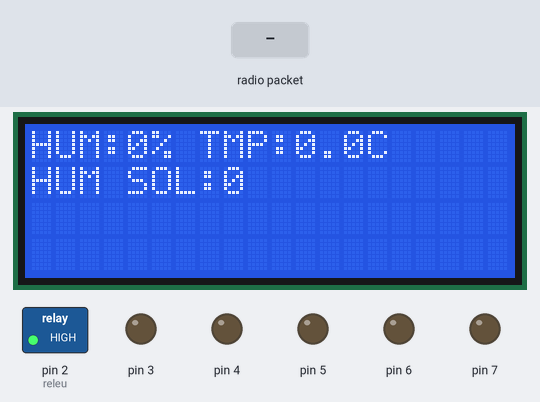
Simulated run of this sketch. Board: Arduino Uno, built with avr-gcc and run on an emulated ATmega328P. On the bench: 20×4 character LCD, switched loads named in the sketch (green lamp = pin HIGH), output pins drawn as LEDs (lit = HIGH). The test bench sets the inputs (shaded band). No radio packets arrive unless stated.

Above: at 1.7 s.
1.8 s: radio packet "aici1" arrives
At 2.0 s:
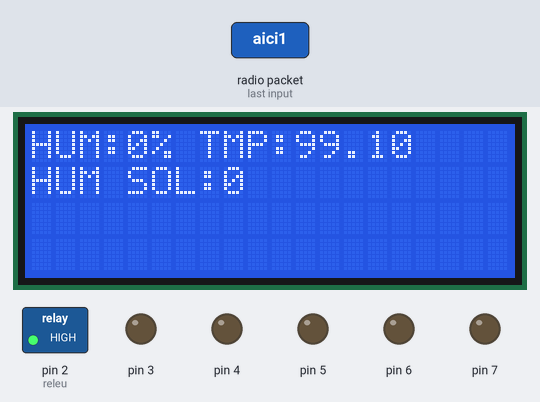
3.5 s: radio packet "1" arrives
At 4.6 s:
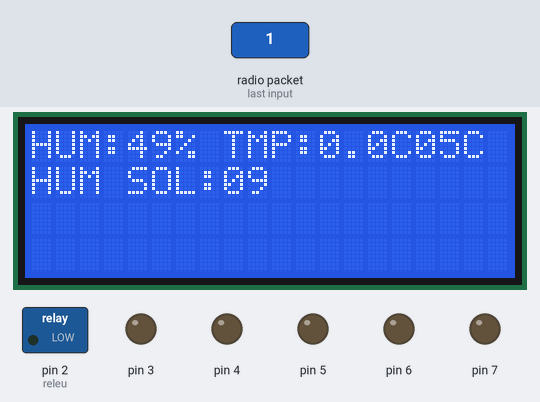
At 5.8 s:
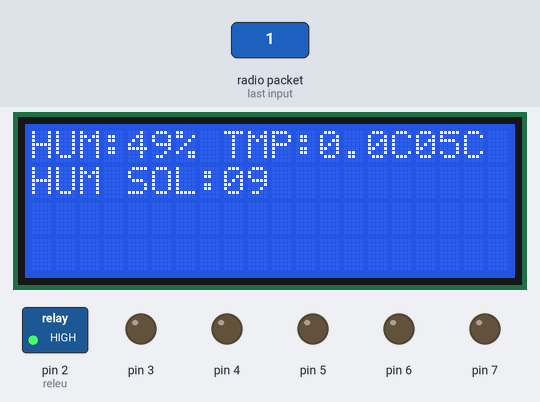
Timing chart, 0 to 7.3 s (numbered marks = the images above; inputs shaded):
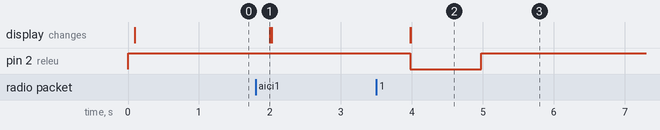

The sketch:

receptie_rtos.ino
```cpp
#include <Arduino_FreeRTOS.h>
#include <SPI.h>
#include <nRF24L01.h>
#include <RF24.h>
#include <Wire.h>
#include <LiquidCrystal_I2C.h>
#include "semphr.h"
#include "queue.h"
#define releu PD2
LiquidCrystal_I2C lcd(0x27,20,4);

TaskHandle_t Task_receptie;
TaskHandle_t Task_LCD;
TaskHandle_t Task_Pompa1;
SemaphoreHandle_t Semaphore;

struct date_primite
{
  uint8_t date_mediu[4];
  unsigned int sensorValue_Sol;
};

struct date_primite date_primite;

void setup()
{
   DDRD |= 0b11111111; // setare pin 2 de pe portul D ca iesire
   PORTD = 0b00000100;
   Serial.begin(9600);
   xTaskCreate(Task_receptie1, "Task_receptie",100, NULL,1, &Task_receptie);
   xTaskCreate(Task_Display_LCD, "Task_LCD",100, NULL,1, &Task_LCD);
   xTaskCreate(Task_Pompa, "Task_Pompa",100, NULL,1, &Task_Pompa1);
   Semaphore = xSemaphoreCreateBinary();
   if (Semaphore == NULL)
   {
    Serial.println("Semaphore can not be created");
   }
}


void Task_receptie1(void *param)
{
  (void) param;
  RF24 radio(9, 10); // CE, CSN
  const byte address[6] = "00002";
  radio.begin();
  radio.openReadingPipe(0, address);
  radio.setPALevel(RF24_PA_MIN);
  radio.startListening();
  TickType_t xLastWakeTime = xTaskGetTickCount();
  while(1)
  {
    if (radio.available())              //Looking for the data.
    {
      radio.read(&date_primite, sizeof(date_primite));    //Reading the data
      date_primite.date_mediu[0];
      date_primite.date_mediu[1];
      date_primite.date_mediu[2];
      date_primite.date_mediu[3];
      date_primite.sensorValue_Sol;
      if(date_primite.sensorValue_Sol <= 20)
      {
        //Serial.println("aici1");
        xSemaphoreGive(Semaphore);
      }
    }
   vTaskDelayUntil(&xLastWakeTime, (1000/portTICK_PERIOD_MS));
  }
}

void Task_Display_LCD(void *param)
{
  (void) param;
  lcd.init();
  lcd.backlight();
  char data[5];
  char data1[5];
  TickType_t xLastWakeTime = xTaskGetTickCount();
  while(1)
  {
      itoa(date_primite.date_mediu[0],data,10);    // functie ce face conversia din numeric in string (8 biti in binar transformati in zecimal)
      lcd.setCursor(0,0);
      lcd.print("HUM:");
      lcd.print(data);
      //lcd.print(".");
     // itoa(date_primite.Val2_Hum,data,10);
     // lcd.print(data);
      lcd.print("%");
      lcd.print(" ");
      lcd.print("TMP:");
      itoa(date_primite.date_mediu[2],data,10);
      lcd.print(data);
      lcd.print(".");
      itoa(date_primite.date_mediu[3],data,10);
      lcd.print(data);
      lcd.print("C");
      itoa(date_primite.sensorValue_Sol,data1,10);
      lcd.setCursor(0,1);
      lcd.print("HUM SOL:");
      lcd.print(data1);
  }
  vTaskDelayUntil(&xLastWakeTime, (1000/portTICK_PERIOD_MS));
}

void Task_Pompa(void *param)
{
  (void) param;

  TickType_t xLastWakeTime = xTaskGetTickCount();
 // xSemaphoreTake(Semaphore,portMAX_DELAY);
  while(1)
  {
     /* if(date_primite.sensorValue_Sol <= 20)
        {
           lcd.print("uscat");
           PORTD = 0b00000100;
           vTaskDelay(10000/portTICK_PERIOD_MS);
           PORTD = 0b00000000;
        } */
        if(xSemaphoreTake(Semaphore, portMAX_DELAY) == pdPASS)
        {
         // Serial.print("aici");
          PORTD = 0b00000000;
          vTaskDelay(1000/portTICK_PERIOD_MS);
          PORTD = 0b00000100;
          vTaskDelay(1000/portTICK_PERIOD_MS);
        }
  }
}

void loop() {}
```

Measured:
- after the input at 1.8 s, the display: changes after 0.20 s (image 1)
- after the input at 3.5 s, pin 2 (releu): HIGH → LOW after 0.48 s, → HIGH 1.0 s later; the display: first changes after 0.48 s (image 2 shows a later state)
